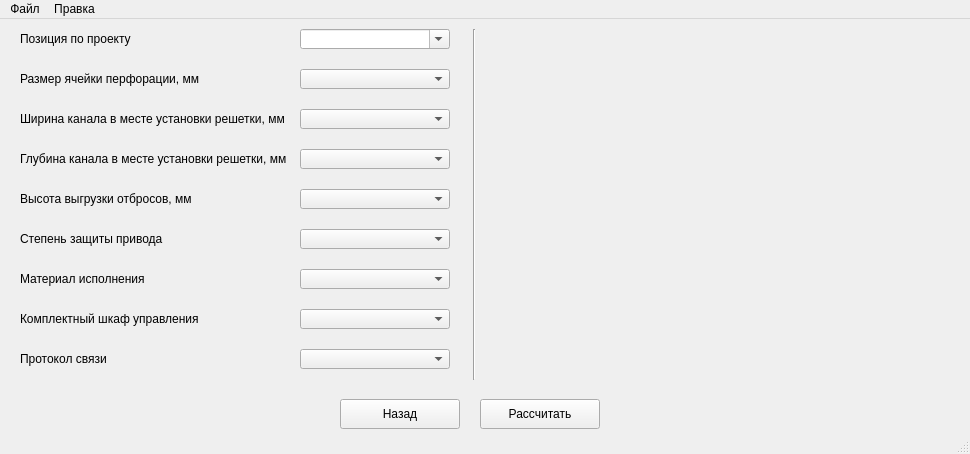
<?xml version="1.0" encoding="UTF-8"?>
<ui version="4.0">
 <class>MainWindow</class>
 <widget class="QMainWindow" name="MainWindow">
  <property name="geometry">
   <rect>
    <x>0</x>
    <y>0</y>
    <width>970</width>
    <height>454</height>
   </rect>
  </property>
  <property name="windowTitle">
   <string>MainWindow</string>
  </property>
  <widget class="QWidget" name="centralwidget">
   <widget class="QLabel" name="label">
    <property name="geometry">
     <rect>
      <x>20</x>
      <y>80</y>
      <width>270</width>
      <height>40</height>
     </rect>
    </property>
    <property name="text">
     <string>Ширина канала в месте установки решетки, мм</string>
    </property>
    <property name="wordWrap">
     <bool>true</bool>
    </property>
   </widget>
   <widget class="QLabel" name="label_2">
    <property name="geometry">
     <rect>
      <x>20</x>
      <y>120</y>
      <width>270</width>
      <height>40</height>
     </rect>
    </property>
    <property name="text">
     <string>Глубина канала в месте установки решетки, мм</string>
    </property>
    <property name="wordWrap">
     <bool>true</bool>
    </property>
   </widget>
   <widget class="QLabel" name="label_3">
    <property name="geometry">
     <rect>
      <x>20</x>
      <y>40</y>
      <width>270</width>
      <height>40</height>
     </rect>
    </property>
    <property name="text">
     <string>Размер ячейки перфорации, мм</string>
    </property>
    <property name="wordWrap">
     <bool>true</bool>
    </property>
   </widget>
   <widget class="QLabel" name="label_4">
    <property name="geometry">
     <rect>
      <x>20</x>
      <y>200</y>
      <width>270</width>
      <height>40</height>
     </rect>
    </property>
    <property name="text">
     <string>Степень защиты привода</string>
    </property>
    <property name="wordWrap">
     <bool>true</bool>
    </property>
   </widget>
   <widget class="QLabel" name="label_5">
    <property name="geometry">
     <rect>
      <x>20</x>
      <y>160</y>
      <width>270</width>
      <height>40</height>
     </rect>
    </property>
    <property name="text">
     <string>Высота выгрузки отбросов, мм</string>
    </property>
    <property name="wordWrap">
     <bool>true</bool>
    </property>
   </widget>
   <widget class="QLabel" name="label_6">
    <property name="geometry">
     <rect>
      <x>20</x>
      <y>240</y>
      <width>270</width>
      <height>40</height>
     </rect>
    </property>
    <property name="text">
     <string>Материал исполнения</string>
    </property>
    <property name="wordWrap">
     <bool>true</bool>
    </property>
   </widget>
   <widget class="QComboBox" name="cmb_gap">
    <property name="geometry">
     <rect>
      <x>300</x>
      <y>50</y>
      <width>150</width>
      <height>20</height>
     </rect>
    </property>
    <property name="editable">
     <bool>false</bool>
    </property>
   </widget>
   <widget class="QComboBox" name="cmb_cw">
    <property name="geometry">
     <rect>
      <x>300</x>
      <y>90</y>
      <width>150</width>
      <height>20</height>
     </rect>
    </property>
    <property name="editable">
     <bool>false</bool>
    </property>
   </widget>
   <widget class="QComboBox" name="cmb_ch">
    <property name="geometry">
     <rect>
      <x>300</x>
      <y>130</y>
      <width>150</width>
      <height>20</height>
     </rect>
    </property>
    <property name="editable">
     <bool>false</bool>
    </property>
   </widget>
   <widget class="QComboBox" name="cmb_ip">
    <property name="geometry">
     <rect>
      <x>300</x>
      <y>210</y>
      <width>150</width>
      <height>20</height>
     </rect>
    </property>
    <property name="editable">
     <bool>false</bool>
    </property>
   </widget>
   <widget class="QComboBox" name="cmb_mat">
    <property name="geometry">
     <rect>
      <x>300</x>
      <y>250</y>
      <width>150</width>
      <height>20</height>
     </rect>
    </property>
    <property name="editable">
     <bool>false</bool>
    </property>
   </widget>
   <widget class="QComboBox" name="cmb_hl">
    <property name="geometry">
     <rect>
      <x>300</x>
      <y>170</y>
      <width>150</width>
      <height>20</height>
     </rect>
    </property>
    <property name="editable">
     <bool>false</bool>
    </property>
   </widget>
   <widget class="QPushButton" name="btn_back">
    <property name="geometry">
     <rect>
      <x>340</x>
      <y>380</y>
      <width>120</width>
      <height>30</height>
     </rect>
    </property>
    <property name="text">
     <string>Назад</string>
    </property>
   </widget>
   <widget class="QPushButton" name="btn_calculate">
    <property name="geometry">
     <rect>
      <x>480</x>
      <y>380</y>
      <width>120</width>
      <height>30</height>
     </rect>
    </property>
    <property name="text">
     <string>Рассчитать</string>
    </property>
   </widget>
   <widget class="QLabel" name="label_7">
    <property name="geometry">
     <rect>
      <x>20</x>
      <y>280</y>
      <width>270</width>
      <height>40</height>
     </rect>
    </property>
    <property name="text">
     <string>Комплектный шкаф управления</string>
    </property>
    <property name="wordWrap">
     <bool>true</bool>
    </property>
   </widget>
   <widget class="QComboBox" name="cmb_cp">
    <property name="geometry">
     <rect>
      <x>300</x>
      <y>290</y>
      <width>150</width>
      <height>20</height>
     </rect>
    </property>
    <property name="editable">
     <bool>false</bool>
    </property>
   </widget>
   <widget class="QLabel" name="label_8">
    <property name="geometry">
     <rect>
      <x>20</x>
      <y>0</y>
      <width>270</width>
      <height>40</height>
     </rect>
    </property>
    <property name="text">
     <string>Позиция по проекту</string>
    </property>
    <property name="wordWrap">
     <bool>true</bool>
    </property>
   </widget>
   <widget class="QComboBox" name="cmb_position">
    <property name="geometry">
     <rect>
      <x>300</x>
      <y>10</y>
      <width>150</width>
      <height>20</height>
     </rect>
    </property>
    <property name="editable">
     <bool>true</bool>
    </property>
   </widget>
   <widget class="QComboBox" name="cmb_protokol">
    <property name="geometry">
     <rect>
      <x>300</x>
      <y>330</y>
      <width>150</width>
      <height>20</height>
     </rect>
    </property>
    <property name="editable">
     <bool>false</bool>
    </property>
   </widget>
   <widget class="QLabel" name="label_9">
    <property name="geometry">
     <rect>
      <x>20</x>
      <y>320</y>
      <width>270</width>
      <height>40</height>
     </rect>
    </property>
    <property name="text">
     <string>Протокол связи</string>
    </property>
    <property name="wordWrap">
     <bool>true</bool>
    </property>
   </widget>
   <widget class="QLabel" name="lb_img">
    <property name="geometry">
     <rect>
      <x>510</x>
      <y>20</y>
      <width>441</width>
      <height>331</height>
     </rect>
    </property>
    <property name="font">
     <font>
      <pointsize>12</pointsize>
     </font>
    </property>
    <property name="text">
     <string/>
    </property>
    <property name="scaledContents">
     <bool>true</bool>
    </property>
   </widget>
   <widget class="Line" name="line">
    <property name="geometry">
     <rect>
      <x>459</x>
      <y>10</y>
      <width>31</width>
      <height>351</height>
     </rect>
    </property>
    <property name="font">
     <font>
      <pointsize>12</pointsize>
     </font>
    </property>
    <property name="orientation">
     <enum>Qt::Vertical</enum>
    </property>
   </widget>
  </widget>
  <widget class="QMenuBar" name="menubar">
   <property name="geometry">
    <rect>
     <x>0</x>
     <y>0</y>
     <width>970</width>
     <height>21</height>
    </rect>
   </property>
   <widget class="QMenu" name="mb_file">
    <property name="title">
     <string>Файл</string>
    </property>
    <addaction name="menu_bth_renew"/>
   </widget>
   <widget class="QMenu" name="mb_pravka">
    <property name="title">
     <string>Правка</string>
    </property>
    <addaction name="mn_globalParams"/>
    <addaction name="mn_price_params"/>
   </widget>
   <addaction name="mb_file"/>
   <addaction name="mb_pravka"/>
  </widget>
  <widget class="QStatusBar" name="statusbar"/>
  <action name="mn_globalParams">
   <property name="text">
    <string>Параметры оборудования</string>
   </property>
  </action>
  <action name="menu_bth_renew">
   <property name="text">
    <string>Обновить ТКП</string>
   </property>
  </action>
  <action name="mn_price_params">
   <property name="text">
    <string>Редактор цен</string>
   </property>
  </action>
 </widget>
 <resources/>
 <connections/>
</ui>
